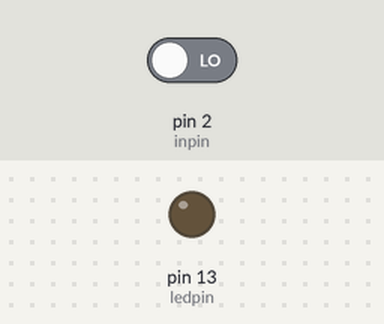
Simulated run of this sketch. Board: Arduino Uno, built with avr-gcc and run on an emulated ATmega328P. Shown: output pins drawn as LEDs (lit = HIGH). Inputs (shaded band) come from the test bench; at power-on: pin 2 (inpin) LOW.

Above: at 1.2 s.
1.3 s: pin 2 (inpin) driven HIGH
At 2.1 s:
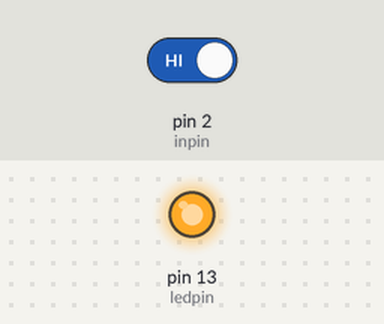
4.3 s: pin 2 (inpin) driven LOW
At 4.8 s:
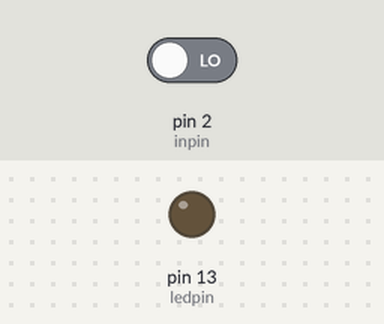
Timing chart, 0 to 7.3 s (numbered marks = the images above; inputs shaded):
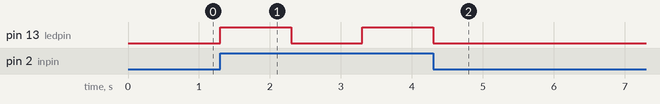

Measured:
- after the input at 1.3 s, pin 13 (ledpin): LOW → HIGH at once, → LOW 1.0 s later, → HIGH 1.0 s later
- after the input at 4.3 s, pin 13 (ledpin): goes on until 4.3 s, then stays LOW

The sketch:

led_switch.ino
```cpp
int ledpin=13;
int inpin=2;
void setup() {
  // put your setup code here, to run once:
  pinMode(ledpin,OUTPUT);
  pinMode(inpin,INPUT);
}

void loop() {
  // put your main code here, to run repeatedly:
  if(HIGH==digitalRead(inpin))
  {
    digitalWrite(ledpin,HIGH);
    delay(1000);
    digitalWrite(ledpin,LOW);
    delay(1000);
  }
}
```
